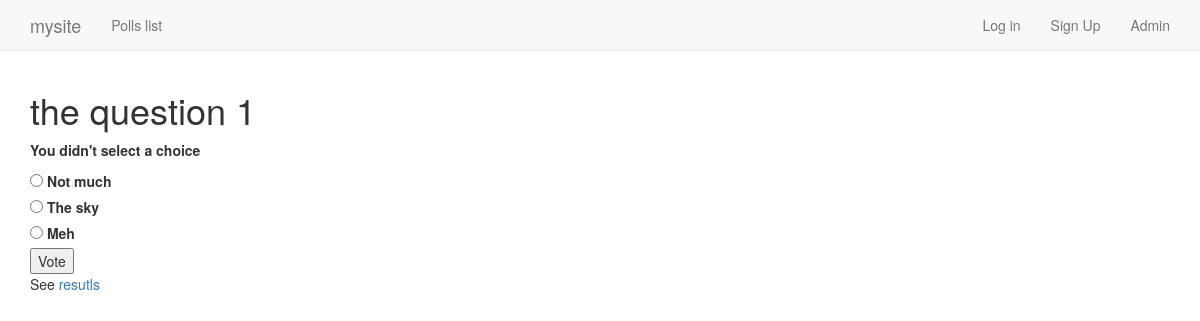
The page /polls/1/vote/ on the database its author committed.
### polls/models.py (models this page shows, shortened)
class Question(models.Model):
    question_text = models.CharField(max_length=200)
    pub_date = models.DateField('date published')
    class Meta:
        verbose_name = "Question"
        verbose_name_plural = "Questions"

class Choice(models.Model):
    question = models.ForeignKey(Question, on_delete=models.CASCADE)
    choice_text = models.CharField(max_length=200)
    votes = models.IntegerField(default=0)
    class Meta:
        verbose_name = "Choice"
        verbose_name_plural = "Choices"

### polls/views.py (the view)
# urls.py: url(r'^(?P<question_id>[0-9]+)/vote/$', views.vote, name='vote'),
def vote(request, question_id):
    question = get_object_or_404(models.Question, pk=question_id)
    try:
        selected_choice = question.choice_set.get(pk=request.POST['choice'])
    except (KeyError, models.Choice.DoesNotExist):
        return render(request, 'polls/detail.html', {
            'question':question,
            'error_message': "You didn't select a choice",
        })
    else:
        selected_choice.votes += 1
        selected_choice.save()
        return HttpResponseRedirect(reverse('polls:results', args=(question.id,)))
    return HttpResponse("This is view for voting for a question %s" % question_id)

### polls/templates/polls/detail.html (shortened to what this page needs)
{% extends '../base.html' %}
{% block body_block %}
    <h1>{{ question.question_text }}</h1>
    {% if error_message %}<p><strong>{{ error_message }}</strong></p>{% endif %}
    <form action="{% url 'polls:vote' question.id %}" method="post">
    {% for choice in question.choice_set.all %}
        <input type="radio" name="choice" id="choice-{{ forloop.counter }}" value='{{ choice.id }}'>
        <label for="choice{{ forloop.counter }}">{{ choice.choice_text }}</label><br/>
    {% endfor %}
    <input type="submit" value="Vote">
    </form>
    See <a href="{% url 'polls:results' question.id %}">resutls</a>
{% endblock body_block %}

### static/css/style.css (style rules this page uses)
body { padding-top: 70px; }

### rows shown on the page
Question: question_text "the question 1"
Choice: choice_text "Not much"
Choice: choice_text "The sky"
Choice: choice_text "Meh"

### other values the page prints
{{ error_message }} "You didn't select a choice"
